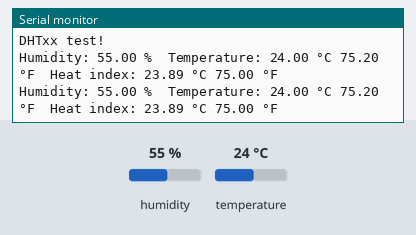
The sketch below on a simulated Arduino Uno, built with avr-gcc and run on an emulated ATmega328P. On the bench: the last lines printed to the serial monitor. Inputs (shaded band) come from the test bench; at power-on: humidity 55 %, temperature 24 °C.

Above: at 4.8 s.
4.9 s: humidity set to 22 %
At 7.0 s:
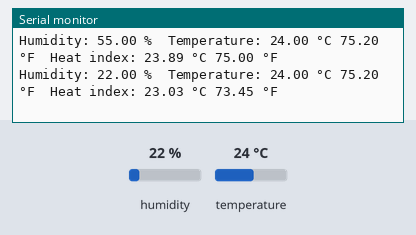
7.9 s: temperature set to 12 °C
At 9.4 s:
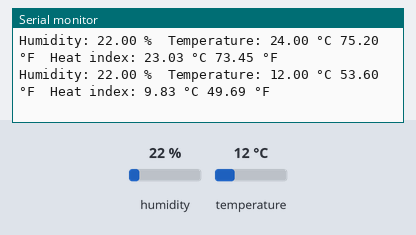
10.9 s: humidity set to 40 %
At 13.1 s:
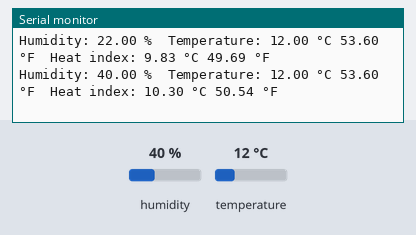
Timing chart, 0 to 14.6 s (numbered marks = the images above; inputs shaded):
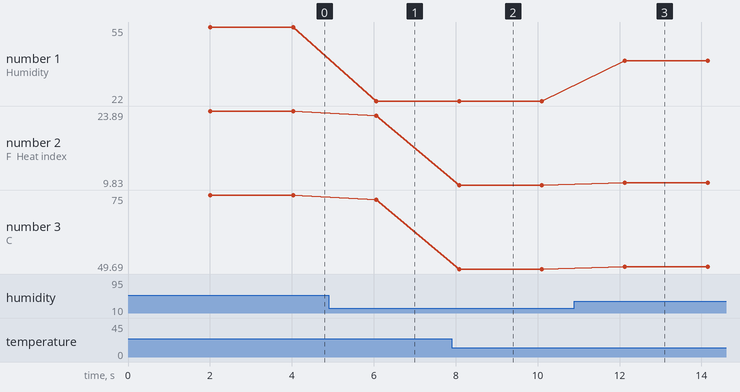

Measured:
- after the input at 4.9 s, the serial monitor: prints a new line after 1.2 s (image 1)
- after the input at 7.9 s, the serial monitor: prints a new line after 0.18 s (image 2)
- after the input at 10.9 s, the serial monitor: prints a new line after 1.2 s (image 3)
- plotted number 1: 55 → 22 after the input at 4.9 s, 22 → 40 after the input at 10.9 s
- plotted number 2: 23.89 → 23.03 after the input at 4.9 s, 23.03 → 9.83 after the input at 7.9 s, 9.83 → 10.3 after the input at 10.9 s
- plotted number 3: 75 → 73.45 after the input at 4.9 s, 73.45 → 49.69 after the input at 7.9 s, 49.69 → 50.54 after the input at 10.9 s

The sketch:

sketchmar_20.ino
```cpp
#include <DHT.h>

#define DHTPIN 5    // Digital pin connected to the DHT sensor
#define DHTTYPE DHT22   // DHT 22  (AM2302), AM2321

DHT dht(DHTPIN, DHTTYPE);

void setup() {
  Serial.begin(9600);
  Serial.println("DHTxx test!");

  dht.begin();
}

void loop() {
  // Wait a few seconds between measurements.
  delay(2000);

  // Reading temperature or humidity takes about 250 milliseconds!
  float humidity = dht.readHumidity();
  float temperatureC = dht.readTemperature();
  float temperatureF = dht.readTemperature(true); // Read temperature in Fahrenheit

  // Check if any reads failed and exit early (to try again).
  if (isnan(humidity) || isnan(temperatureC) || isnan(temperatureF)) {
    Serial.println("Failed to read from DHT sensor!");
    return;
  }

  // Compute heat index in Fahrenheit (the default)
  float heatIndexF = dht.computeHeatIndex(temperatureF, humidity);

  // Compute heat index in Celsius (isFahreheit = false)
  float heatIndexC = dht.computeHeatIndex(temperatureC, humidity, false);

  Serial.print("Humidity: ");
  Serial.print(humidity);
  Serial.print(" %\t");
  Serial.print("Temperature: ");
  Serial.print(temperatureC);
  Serial.print(" °C ");
  Serial.print(temperatureF);
  Serial.print(" °F\t");
  Serial.print("Heat index: ");
  Serial.print(heatIndexC);
  Serial.print(" °C ");
  Serial.print(heatIndexF);
  Serial.println(" °F");
}
```
